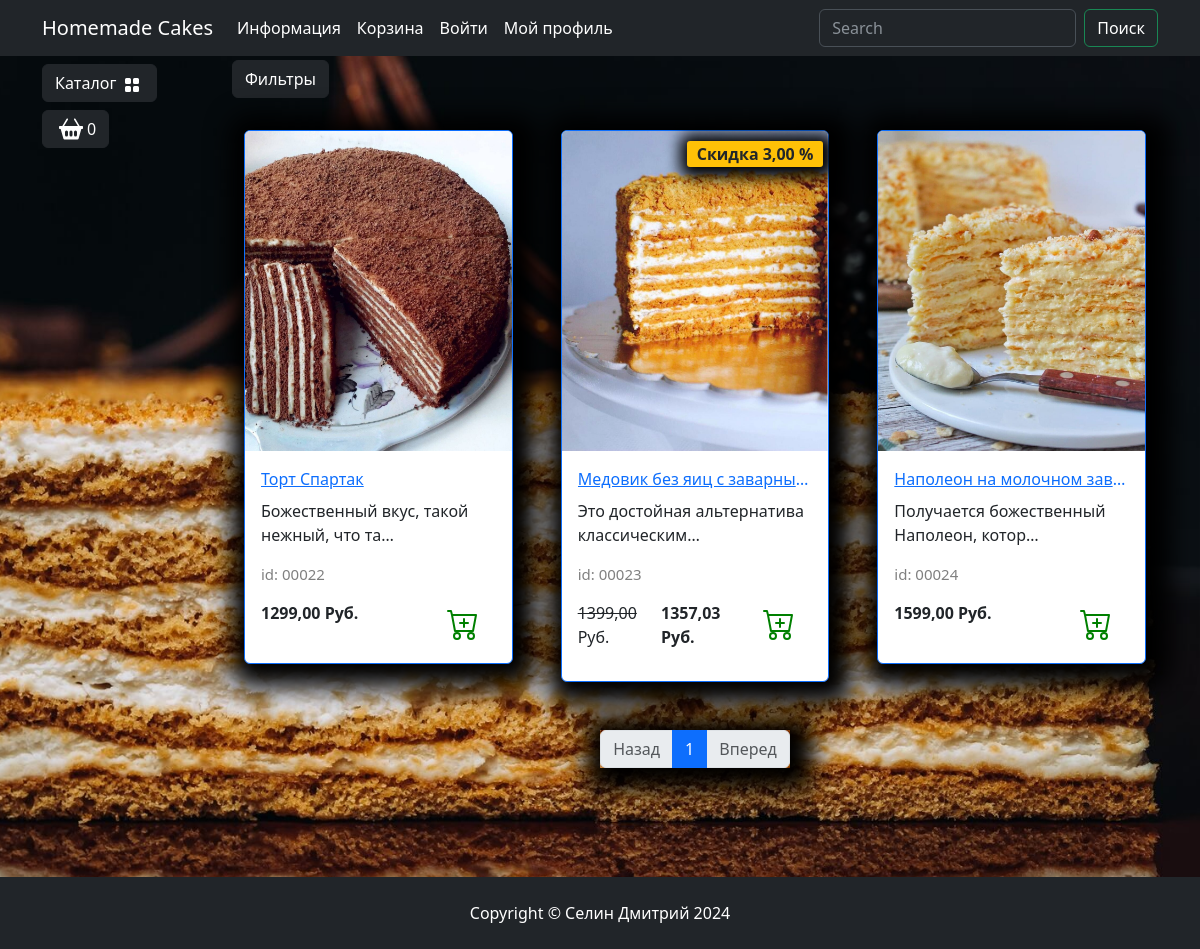
/catalog/zavarnye-torty/, run on the app's committed database.
### goods/models.py (models this page shows, shortened)
class Products(models.Model):
    name = models.CharField(max_length=150, unique=True, verbose_name="Название")
    slug = models.SlugField(max_length=200, unique=True, blank=True, null=True, verbose_name="URL")
    description = models.TextField(blank=True, null=True, verbose_name="Описание")
    image = models.ImageField(upload_to="goods_images", blank=True, null=True, verbose_name="Изображение")
    price = models.DecimalField(default=0.00, max_digits=7, decimal_places=2, verbose_name="Цена")
    dicsount = models.DecimalField(default=0.00, max_digits=4, decimal_places=2, verbose_name="Скидка на товар(%)")
    quantity = models.PositiveBigIntegerField(default=0, verbose_name="Количество")
    category = models.ForeignKey(to=Categories, on_delete=models.CASCADE, verbose_name='Категория')
    class Meta:
        db_table = "product"
        verbose_name = "Продукт"
        verbose_name_plural = "Продукты"
        ordering = ("id",)
    def display_id(self):
        return f"{self.id:05}"
    def sell_price(self):
        if self.dicsount:
            return round(self.price - (self.price * self.dicsount) / 100, 2)
        else:
            return self.price

### goods/views.py (the view)
# urls.py: path('catalog/', include('goods.urls', namespace='catalog')),
def catalog(request, category_slug, page=1):
    if category_slug == "all":
        goods = Products.objects.all() # получение всех товаров из базы данных
    else:
        goods = get_list_or_404(Products.objects.filter(category__slug=category_slug))
    paginator = Paginator(goods, 3)
    current_page = paginator.page(page)
    context = {
        "title": "HC - Каталог",
        "goods": current_page,
        "slug_url": category_slug,
    }
    return render(request, "goods/catalog.html", context)

### goods/templatetags/goods_tags.py (called while the page is built)
@register.simple_tag()
def tag_categories():
    return Categories.objects.all()

### goods/templates/goods/catalog.html (shortened to what this page needs)
{% extends "main/base.html" %}
{% load static %}
{% block content %}
<div class="row">
    <div class="dropdown mb-2">
        <button class="btn btn-secondary dropdown-toggle btn-dark" type="button" data-bs-toggle="dropdown"
            aria-expanded="false">
            Фильтры
        </button>
    </div>
    {% for product in goods %}
        <div class="col-lg-4 col-md-6 p-4">
            <div class="card border-primary rounded custom-shadow">
                {% if product.image %}
                    <img src="{{ product.image.url }}" class="card-img-top" alt="{{ product.name }}">
                {% else %}
                    <img src="{% static "deps/images/Not found image.png" %}" class="card-img-top" alt="...">
                {% endif %}
                <div class="card-body">
                    <a href="{% url "catalog:product" product.slug %}">
                        <p class="card-title text-truncate">{{ product.name }}</p>
                    </a>
                    <p class="card-text">{{ product.description|truncatechars:40 }}</p>
                    <p class="product_id">id: {{ product.display_id }}</p>
                    <div class="d-flex justify-content-between">
                        {% if product.dicsount %}
                            <p><s>{{ product.price }}</s> Руб.</p>
                            <p><strong>{{ product.sell_price }} Руб.</strong></p>
                            <span class="badge bg-warning text-dark">Скидка {{ product.dicsount }} %</span>
                        {% else %}
                            <p><strong>{{ product.price }} Руб.</strong></p>
                        {% endif %}
                        <a href="#" class="btn add-to-cart">
                            <img class="mx-1" src="{% static "deps/icons/cart-plus.svg" %}" alt="Catalog Icon"
                                width="32" height="32">
                        </a>
                    </div>
                </div>
            </div>
        </div>
    {% endfor %}
</div>
<nav aria-label="Page navigation example">
    <ul class="pagination justify-content-center my-4">
        <div class="custom-shadow d-flex">
            <li class="page-item {% if not goods.has_previous %} disabled {% endif %}">
              <a class="page-link" href="{% if goods.has_previous %}
                {% url "catalog:index" slug_url goods.previous_page_number %}
              {% else %}
              #
              {% endif %}">Назад</a>
            </li>
            {% for page in goods.paginator.page_range %}
                {% if page >= goods.number|add:-2 and page <= goods.number|add:2 %}
                    <li class="page-item {% if goods.number == page %} active {% endif %}">
                        <a class="page-link" href="{% url "catalog:index" slug_url page %}">{{ page }}</a>
                    </li>
                {% endif %}
            {% endfor %}
            <li class="page-item {% if not goods.has_next %}disabled{% endif %}">
                <a class="page-link" href="{% if goods.has_next %}
                  {% url "catalog:index" slug_url goods.next_page_number %}
                {% else %}
                #
                {% endif %}">Вперед</a>
            </li>
        </div>
    </ul>
</nav>
{% endblock content %}
{% block footer %}
<footer class="py-4 bg-dark">
    <div class="container">
        <p class="m-0 text-center text-white">Copyright &copy; Селин Дмитрий 2024</p>
    </div>
</footer>
{% endblock footer %}

### main/templates/main/base.html (shortened to what this page needs)
{% load static %}
{% load goods_tags %}
<!DOCTYPE html>
<html lang="en">
<head>
    <link rel="stylesheet" href="{% static "deps/css/bootstrap/bootstrap.min.css" %}">
    <link rel="stylesheet" href="{% static "deps/css/my_css.css" %}">
</head>
<body>
    <header>
        <nav class="navbar navbar-expand-lg bg-dark" data-bs-theme="dark">
            <div class="container">
                <a class="navbar-brand" href="{% url "main:index" %}">Homemade Cakes</a>
                <div class="collapse navbar-collapse" id="navbarSupportedContent">
                    <ul class="navbar-nav me-auto mb-2 mb-lg-0">
                        <li class="nav-item dropdown ">
                            <a class="nav-link dropdown-toggle text-white" href="#" role="button"
                                data-bs-toggle="dropdown" aria-expanded="false">
                                Информация
                            </a>
                        </li>
                        <li class="nav-item">
                            <a class="nav-link  text-white" href="carts/cart.html">Корзина</a>
                        </li>
                        <li class="nav-item">
                            <a class="nav-link  text-white" href="users/login.html">Войти</a>
                        </li>
                        <li class="nav-item dropdown ">
                            <a class="nav-link dropdown-toggle text-white" href="#" role="button"
                                data-bs-toggle="dropdown" aria-expanded="false">
                                Мой профиль
                            </a>
                        </li>
                    </ul>
                    <form class="d-flex" role="search">
                        <input class="form-control me-2" type="search" placeholder="Search" aria-label="Search">
                        <button class="btn btn-outline-success text-white" type="submit">Поиск</button>
                    </form>
                </div>
            </div>
        </nav>
    </header>
    <section>
        <div class="container">
            <div class="row mt-1 position-fixed z-3">
                <div class="dropdown mb-2">
                    <button class="btn btn-secondary dropdown-toggle btn-dark" type="button" data-bs-toggle="dropdown"
                        aria-expanded="false">
                        Каталог
                        <img class="mx-1" src="{% static "deps/icons/grid-fill.svg" %}" alt="Catalog Icon" width="16"
                            height="16">
                    </button>
                        {% tag_categories as categories %}
                </div>
                <div>
                    <button type="button" class="btn btn-dark btn-secondary d-flex" id="modalButton"
                        aria-expanded="false">
                        <img class="mx-1" src="{% static "deps/icons/basket2-fill.svg" %}" alt="Catalog Icon" width="24"
                            height="24">
                        <span id="goods-in-cart-count">0</span>
                    </button>
                </div>
            </div>
        </div>
        <div class="container">
            <div class="row mt-1">
                <div class="col-lg-2">
                </div>
                <div class="col-lg-10">
                    {% block content %}
                    {% endblock content %}
                </div>
            </div>
        </div>
    </section>
    {% block footer %}
    {% endblock footer %}
</body>
</html>

### static/deps/css/my_css.css (style rules this page uses)
body { background-image: url("../images/bg-image_1.jpg"); background-repeat: no-repeat; background-attachment: fixed; background-position: center center; background-size: cover; height: 100%; }
.dropdown-toggle::after { content: none; }
.custom-shadow { box-shadow: 5px 5px 25px 19px #000000; }
.product_id { color: gray; font-size: 15px; }
.badge.bg-warning.text-dark { position: absolute; top: 10px; right: 5px; z-index: 1; padding: 5px 10px; border-radius: 3px; font-size: 1rem; box-shadow: 2px 2px 15px 9px #000000; }

### data on the page
Products: image (picture), name "Торт Спартак", description "Божественный вкус, такой нежный, что та…", display_id "00022", price "1299,00"
Products: image (picture), name "Медовик без яиц с заварны…", description "Это достойная альтернатива классическим…", display_id "00023", price "1399,00", sell_price "1357,03", dicsount "3,00"
Products: image (picture), name "Наполеон на молочном зав…", description "Получается божественный Наполеон, котор…", display_id "00024", price "1599,00"

### other printed values
{{ page }} "1"
